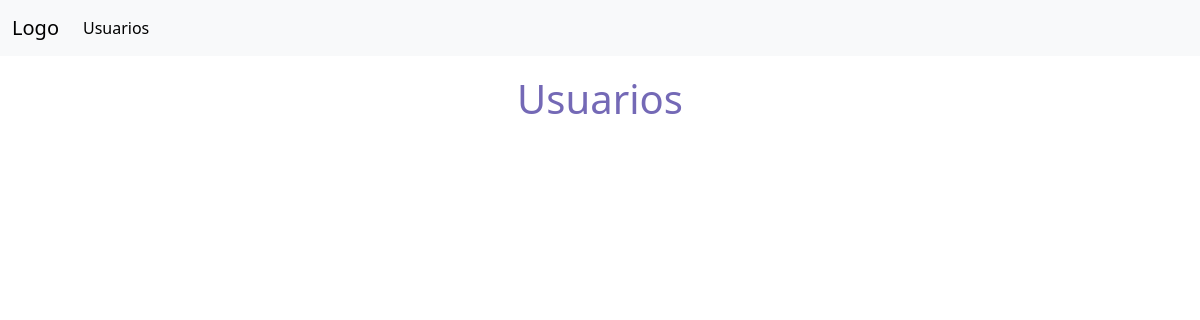
The app's page /form/index/, older data.
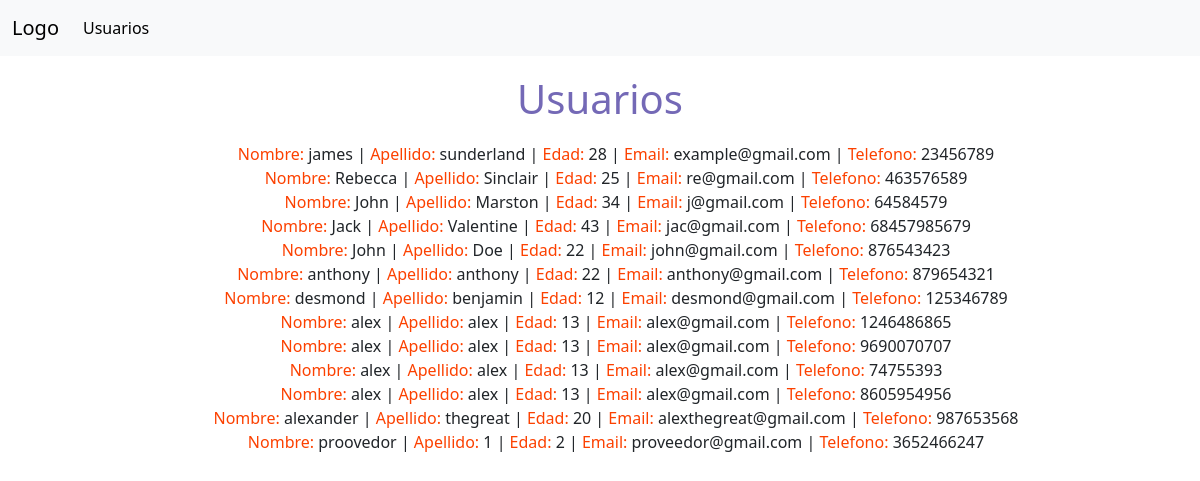
The same page, newer data.
### my_application/models.py (models this page shows)
class Users(models.Model):
    firstname = models.CharField(max_length=100)
    lastname = models.CharField(max_length=100)
    age = models.IntegerField()
    email = models.EmailField(max_length=255)
    phone_number = models.IntegerField()
    def __str__(self):
        return self.firstname

### my_application/views.py (the view)
# urls.py: path('index/', views.index, name='index'),
def index(request):
    my_users = Users.objects.all()
    print(my_users)
    return render(
        request,
        'index.html',
        {'my_users': my_users}
    )

### my_application/templates/index.html (shortened to what this page needs)
{% extends "base.html" %}
    {% block content %}
        <h1 class="u-h1">Usuarios</h1>
        <ul>
            {% for u in my_users %}
                <li><span>Nombre:</span> {{u.firstname}} |
                     <span>Apellido:</span> {{u.lastname}} |
                      <span>Edad:</span> {{u.age}} |
                      <span> Email:</span> {{u.email}} |
                        <span>Telefono:</span> {{u.phone_number}}</li>
            {% endfor %}
        </ul>
    {% endblock %}

### my_application/templates/base.html (shortened to what this page needs)
<!doctype html>
<html lang="en">
  <head>
    <link href="https://cdn.jsdelivr.net/npm/bootstrap@5.3.3/dist/css/bootstrap.min.css" rel="stylesheet">
    <link rel="stylesheet" href="my_application\static\styles.css">
  </head>
  <body>
    <nav class="navbar navbar-expand-lg bg-body-tertiary">
        <div class="container-fluid">
          <a class="navbar-brand" href="#">Logo</a>
          <div class="collapse navbar-collapse" id="navbarNav">
            <ul class="navbar-nav">
              <li class="nav-item">
                <a class="nav-link active" aria-current="page" href="index">Usuarios</a>
              </li>
            </ul>
          </div>
        </div>
      </nav>
<div class="container text-center">
    {% block content %}
    {% endblock %}
</div>
  </body>
</html>

### my_application/static/styles.css (style rules this page uses)
.u-h1 { color: #7469B6; margin: 1.2rem; }
ul li { list-style-type: none; }
span { color: #FC4100; font-weight: 500; }

Row changes from the older to the newer data that the page shows:
added Users: firstname "james", lastname "sunderland", age "28", email "example@gmail.com", phone_number "23456789"
added Users: firstname "Rebecca", lastname "Sinclair", age "25", email "re@gmail.com", phone_number "463576589"
added Users: firstname "John", lastname "Marston", age "34", email "j@gmail.com", phone_number "64584579"
added Users: firstname "Jack", lastname "Valentine", age "43", email "jac@gmail.com", phone_number "68457985679"
added Users: firstname "John", lastname "Doe", age "22", email "john@gmail.com", phone_number "876543423"
added Users: firstname "anthony", lastname "anthony", age "22", email "anthony@gmail.com", phone_number "879654321"
added Users: firstname "desmond", lastname "benjamin", age "12", email "desmond@gmail.com", phone_number "125346789"
added Users: firstname "alex", lastname "alex", age "13", email "alex@gmail.com", phone_number "1246486865"
added Users: firstname "alex", lastname "alex", age "13", email "alex@gmail.com", phone_number "9690070707"
added Users: firstname "alex", lastname "alex", age "13", email "alex@gmail.com", phone_number "74755393"
added Users: firstname "alex", lastname "alex", age "13", email "alex@gmail.com", phone_number "8605954956"
added Users: firstname "alexander", lastname "thegreat", age "20", email "alexthegreat@gmail.com", phone_number "987653568"
added Users: firstname "proovedor", lastname "1", age "2", email "proveedor@gmail.com", phone_number "3652466247"
